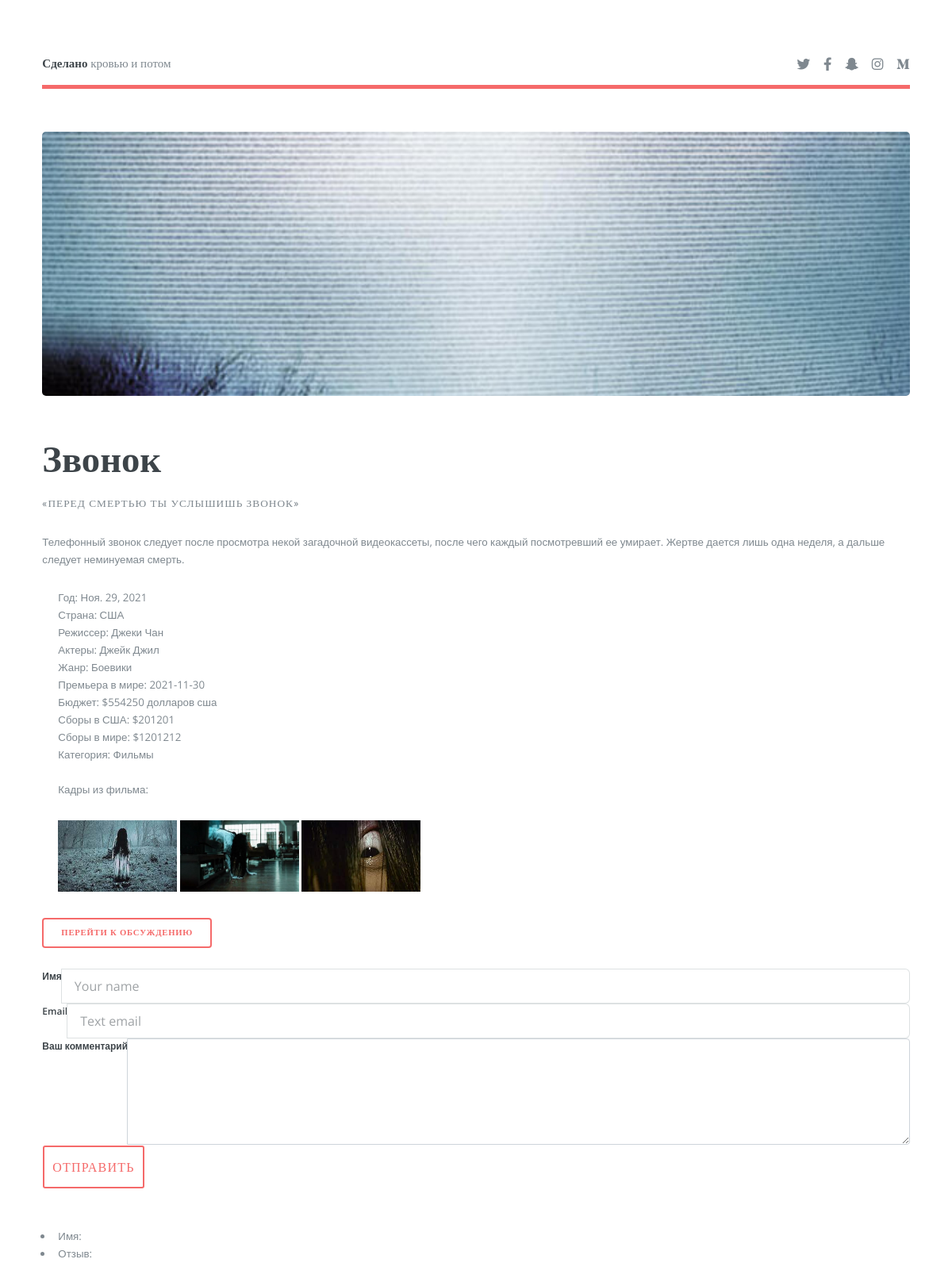
The app's page /detail/zvonok with its own data.
### movies/models.py (models this page shows, shortened)
class Movie(models.Model):
    Title = CharField(
        "Название",
        max_length=100,
        unique=True
    )
    Tagline = CharField(
        "Слоган",
        max_length=100
    )
    Description = TextField(
        "Описание",
        default=""
    )
    Poster = ImageField(
        "Постеры",
        upload_to=user_directory_path,
        max_length=100
    )
    Year = DateField(
        "Дата выхода",
        default="2021",
    )
    Country = CharField(
        "Страна",
        max_length=30
    )
    Director = ManyToManyField(
        to=DirectorsActors,
        verbose_name="Режиссер",
        related_name="film_director"
    )
    Actors = ManyToManyField(
        to=DirectorsActors,
        verbose_name="Актеры",
        related_name="film_actors"
    )
    Genre = ManyToManyField(
        to=Genre,
        verbose_name="Жанры"
    )
    World_premier = CharField(
        "Премьера",
        max_length=100,
        default=date.today
    )
    Budjet = PositiveSmallIntegerField(
        "Бюджет",
        default=0,
        help_text="Указывать сумму в долларах"
    )
    Fees_in_Usa = PositiveSmallIntegerField(
        "Сборы в США",
        default=0,
        help_text="Указывать сумму в долларах"
    )
    Fees_in_world = PositiveSmallIntegerField(
        "Сборы в мире",
        default=0,
        help_text="Указывать сумму в долларах"
    )
    Category = ForeignKey(
        Category,
        verbose_name="Категория",
        on_delete=models.SET_NULL,
        db_index=True,
        null=True
    )
    Url = SlugField(
        max_length=160,
        unique=True
    )
    Draft = BooleanField(
        "Черновик",
        default=False
    )
    class Meta:
        verbose_name = "Фильм"
        verbose_name_plural = "Фильмы"
        ordering = ["Title"]

class DirectorsActors(models.Model):
    Name = CharField(
        "Имя",
        max_length=100,
        unique=True
    )
    Age = PositiveSmallIntegerField(
        "Возраст",
        default=0
    )
    Description = TextField(
        "Описание"
    )
    Image = ImageField(
        "Фото",
        upload_to="directors/%Y/%m/%d"
    )
    class Meta:
        verbose_name = "Режиссеры и актеры"
        verbose_name_plural = "Режиссеры и актеры"
        ordering = ["Name"]

class Genre(models.Model):
    Name = CharField(
        "Имя",
        max_length=100,
        unique=True
    )
    Description = TextField(
        "Описание",
        max_length=160,
        blank=True
    )
    Url = SlugField(
        "Ссылка",
        max_length=25,
        unique=True
    )
    class Meta:
        verbose_name = "Жанры"
        verbose_name_plural = "Жанры"
        ordering = ["Name"]

class Category(models.Model):
    Name = CharField(
        "Категория",
        max_length=500,
        unique=True
    )
    Description = TextField(
        "Описание",
        blank=True
    )
    Url = SlugField(
        max_length=160,
        unique=True
    )
    def __str__(self):
        return self.Name
    class Meta:
        verbose_name = "Категория"
        verbose_name_plural = "Категории"
        ordering = ["Name"]

class FrameOfMovies(models.Model):
    Title = CharField(
        "Заголовок",
        max_length=100
    )
    Description = TextField(
        "Описание",
    )
    Image = ImageField(
        "Кадры",
        upload_to=get_url_for_frames,
        max_length=50)
    Movie = ForeignKey(
        to=Movie,
        verbose_name="",
        on_delete=models.CASCADE
    )
    class Meta:
        verbose_name = "Кадр из фильма"
        verbose_name_plural = "Кадры из фильма"
        ordering = ["Title"]

### movies/views.py (the view)
# urls.py: path("detail/<slug:slug>", MovieDetailView.as_view(), name="detail_view"),
class MovieDetailView(DetailView):
    model = Movie
    context_object_name = 'movies_detail'
    slug_field = 'Url'

### movies/templates/movies/Movie_detail.html (shortened to what this page needs)
{% extends 'movies/base.html' %}
{% block content %}
		                        <section id="banner">
									<div class="major">
										<header>
											<h1>{{movies_detail.Title}}</h1>
											<p>{{movies_detail.Tagline}}</p>
										</header>
										<p>{{movies_detail.Description}}</p>
										<ul class="descript">
											<li>Год: {{movies_detail.Year}}</li>
											<li>Страна: {{movies_detail.Country}}</li>
											<li>Режиссер:
												{% for director in movies_detail.Director.all %}
													{{director.Name}}
												{% endfor %}
											</li>
											<li>Актеры:
												{% for actor in movies_detail.Actors.all %}
													{{actor.Name}}
												{% endfor %}
											</li>
											<li>Жанр:
											{% for genre in movies_detail.Genre.all %}
													{{genre.Name}}
												{% endfor %}
											</li>
											<li>Премьера в мире: {{movies_detail.World_premier}}</li>
											<li>Бюджет: ${{movies_detail.Budjet}} долларов сша</li>
											<li>Сборы в США: ${{movies_detail.Fees_in_Usa}}</li>
											<li>Сборы в мире: ${{movies_detail.Fees_in_world}}</li>
											<li>Категория: {{movies_detail.Category}}</li><br>
											<li><div>
										<p>Кадры из фильма: </p>
											{% for image in movies_detail.frameofmovies_set.all %}
											<img style="{border-radius:25px;}" src="{{image.Image.url}}" width="150" height="90">
											{% endfor %}
										</div></li>
										</ul>
										<ul class="actions">
											<li><a href="#" class="button big">Перейти к обсуждению</a></li>
										</ul>
										<div>
								<form action="{% url 'create_review' movies_detail.pk %}" method="POST">
                                 <div class="input-group">
                                    <label class="form-label" for="Name">Имя</label>
                                    <input type="text" class="form-control" id="Name" name="Name" required placeholder = "Your name"></input>
                                 </div>
                                 <div class="input-group">
                                    <label class="form-label"   for="Email">Email</label>
                                    <input type="email" class="form-control" id="Email" name="Email" required placeholder = "Text email"></input>
                                 </div>
                                 <div class="input-group">
                                    <label class="form-label" for="Text" required placeholder = "...">Ваш комментарий</label>
                                    <textarea class="form-control"  name="Text" id="Text" rows="5"></textarea>
                                 </div>
                                    <div>
                                       <button class="btn">Отправить</button>
                                    </div>
                                 </form>
							</div>
                           <div>
									<div>
										<ul>
											<li>Имя: </li>
											<li>Отзыв: </li>
										</ul>
									</div>
										</div>
									</div>
									<span class="image object">
										<img src="{{movies_detail.Poster.url}}" alt="" />
									</span>
								</section>
{% endblock %}

### movies/templates/movies/base.html (shortened to what this page needs)
{% load static %}
<!DOCTYPE HTML>
<html>
	<head>
		<link rel="stylesheet" href="{% static 'movies/css/bootstrap.css' %}" />
		<link rel="stylesheet" href="{% static 'movies/css/main.css' %}" />
		<link rel="stylesheet" href="{% static 'movies/css/formychanges.css' %}">
	</head>
	<body class="is-preload">
			<div id="wrapper">
					<div id="main">
						<div class="inner">
							{% include 'include/header.html' %}
							{% block content %}
							{% endblock %}
						</div>
					</div>
			</div>
	</body>
</html>

### movies/templates/include/header.html
<header id="header">
	<a href="index.html" class="logo"><strong>Сделано</strong> кровью и потом</a>
		<ul class="icons">
			<li><a href="#" class="icon brands fa-twitter"><span class="label">Twitter</span></a></li>
			<li><a href="#" class="icon brands fa-facebook-f"><span class="label">Facebook</span></a></li>
			<li><a href="#" class="icon brands fa-snapchat-ghost"><span class="label">Snapchat</span></a></li>
			<li><a href="#" class="icon brands fa-instagram"><span class="label">Instagram</span></a></li>
			<li><a href="#" class="icon brands fa-medium-m"><span class="label">Medium</span></a></li>
		</ul>
</header>

### movies/static/movies/css/formychanges.css (style rules this page uses)
.descript { list-style-type: none }

### records on screen
Movie: Title "Звонок", Tagline "«ПЕРЕД СМЕРТЬЮ ТЫ УСЛЫШИШЬ ЗВОНОК»", Description "Телефонный звонок следует после просмотра некой загадочной видеокассеты, после чего каждый посмотревший ее умирает. Жертве дается лишь одна неделя, а дальше следует неминуемая смерть.", Year "Ноя. 29, 2021", Country "США", World_premier "2021-11-30", Budjet "554250", Fees_in_Usa "201201", Fees_in_world "1201212", Category "Фильмы", Poster (picture)
DirectorsActors: Name "Джеки Чан"
DirectorsActors: Name "Джейк Джил"
Genre: Name "Боевики"
FrameOfMovies: Image (picture)
FrameOfMovies: Image (picture)
FrameOfMovies: Image (picture)
